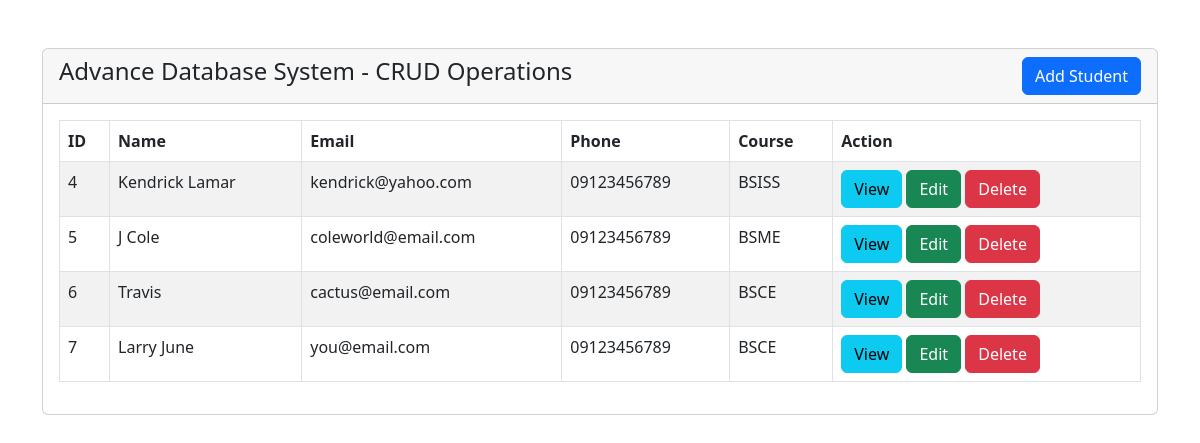
The page / on the database its author committed.
### tables this page shows
CREATE TABLE `students` (
  `id` int(11) NOT NULL,
  `name` varchar(191) NOT NULL,
  `email` varchar(191) NOT NULL,
  `phone` varchar(191) NOT NULL,
  `course` varchar(191) NOT NULL
);

### index.php (the view, shortened to what this page needs)
<?php
include './includes/header.php';
?>
<div class="container-lg">
    <div class="row">
        <div class="col-md-12 pt-5">
            <div class="card">
                <div class="card-header">
                    <h4>
                        Advance Database System - CRUD Operations
                        <button type="button" class="btn btn-primary float-end" data-bs-toggle="modal" data-bs-target="#studentAddModal">
                            Add Student
                        </button>
                    </h4>
                </div>
                <div class="card-body">
                    <table id="myTable" class="table table-striped table-bordered">
                        <thead>
                            <tr>
                                <th>ID</th>
                                <th>Name</th>
                                <th>Email</th>
                                <th>Phone</th>
                                <th>Course</th>
                                <th>Action</th>
                            </tr>
                        </thead>
                        <tbody>
                            <?php
                            $query = "SELECT * FROM students";
                            $query_run = mysqli_query($con, $query);
                            if (mysqli_num_rows($query_run) > 0) {
                                foreach ($query_run as $student) {
                            ?>
                                    <tr>
                                        <td><?= $student['id']; ?></td>
                                        <td><?= $student['name']; ?></td>
                                        <td><?= $student['email']; ?></td>
                                        <td><?= $student['phone']; ?></td>
                                        <td><?= $student['course']; ?></td>
                                        <td>
                                            <button type="button" value="<?= $student['id']; ?>" id="viewStudentButton" class="btn btn-info">View</button>
                                            <button type="button" value="<?= $student['id']; ?>" id="editStudentButton" class="btn btn-success">Edit</button>
                                            <button type="button" value="<?= $student['id']; ?>" id="deleteStudentButton" class="btn btn-danger">Delete</button>
                                        </td>
                                    </tr>
                            <?php
                                }
                            }
                            ?>
                        </tbody>
                    </table>
                </div>
            </div>
        </div>
    </div>
</div>
<?php
include './includes/footer.php';
?>

### includes/header.php (shortened to what this page needs)
<!doctype html>
<html lang="en">
<head>
    <link href="https://cdn.jsdelivr.net/npm/bootstrap@5.2.3/dist/css/bootstrap.min.css" rel="stylesheet">
</head>
<body>

### includes/footer.php (shortened to what this page needs)
</body>
</html>

### rows shown on the page
students: id "4", name "Kendrick Lamar", email "kendrick@yahoo.com", phone "09123456789", course "BSISS"
students: id "5", name "J Cole", email "coleworld@email.com", phone "09123456789", course "BSME"
students: id "6", name "Travis", email "cactus@email.com", phone "09123456789", course "BSCE"
students: id "7", name "Larry June", email "you@email.com", phone "09123456789", course "BSCE"
